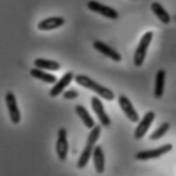
%> input picture chapter5/bacteria.BMP, 176 x 176 px
$ octave soblesharp.m   (GNU Octave 9; MATLAB toolbox functions it lacks are replaced by stand-ins)
%> lines starting %> are read from the running program, lines starting %| are printed output that depends on the picture
I = imread('bacteria.BMP');
%> I is the input picture: size 176x176 uint8; min 6, max 234, mean 107.6
w1 = fspecial('sobel');
w2 = w1';
G1 = imfilter(I,w1);
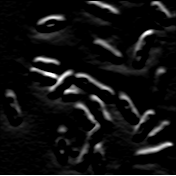
%> G1: size 176x176 uint8; min 0, max 255, mean 17.3
G2 = imfilter(I,w2);
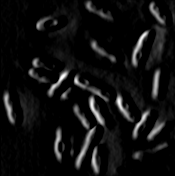
%> G2: size 176x176 uint8; min 0, max 255, mean 17.6
G = abs(G1)+abs(G2);
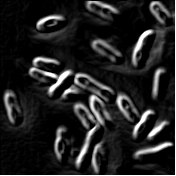
%> G: size 176x176 uint8; min 0, max 255, mean 34.3
figure;
subplot(2,2,1);
imshow(I),title('原图像');
subplot(2,2,2);
imshow(G1,[]),title('水平sobel');
subplot(2,2,3);
imshow(G2,[]),title('竖直sobel');
subplot(2,2,4);
imshow(G,[]),title('sobel');

$ run again, with chapter5/Baby_smooth.bmp copied over chapter5/bacteria.BMP
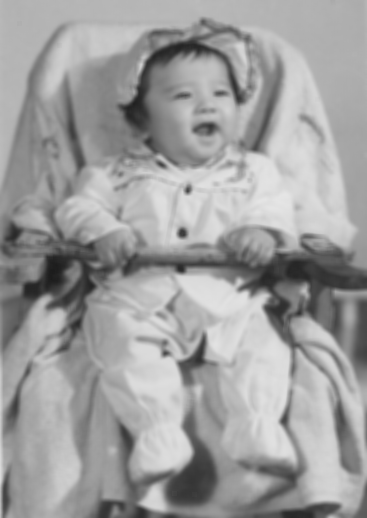
%> input picture chapter5/Baby_smooth.bmp, 367 x 518 px
%> I is the input picture: size 518x367 uint8; min 28, max 229, mean 158.5
%> `G1 = imfilter(I,w1);`:
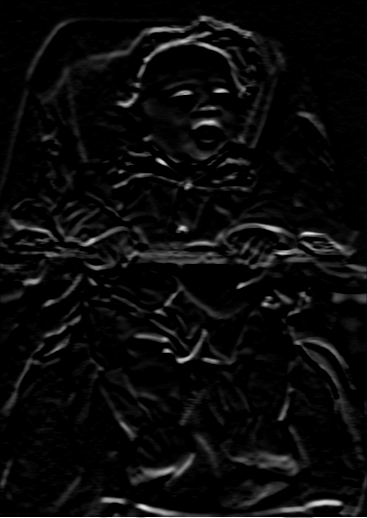
%> G1: size 518x367 uint8; min 0, max 255, mean 11
%> `G = abs(G1)+abs(G2);`:
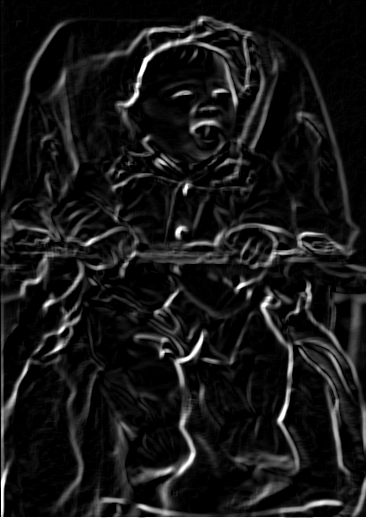
%> G: size 518x367 uint8; min 0, max 255, mean 23.6
